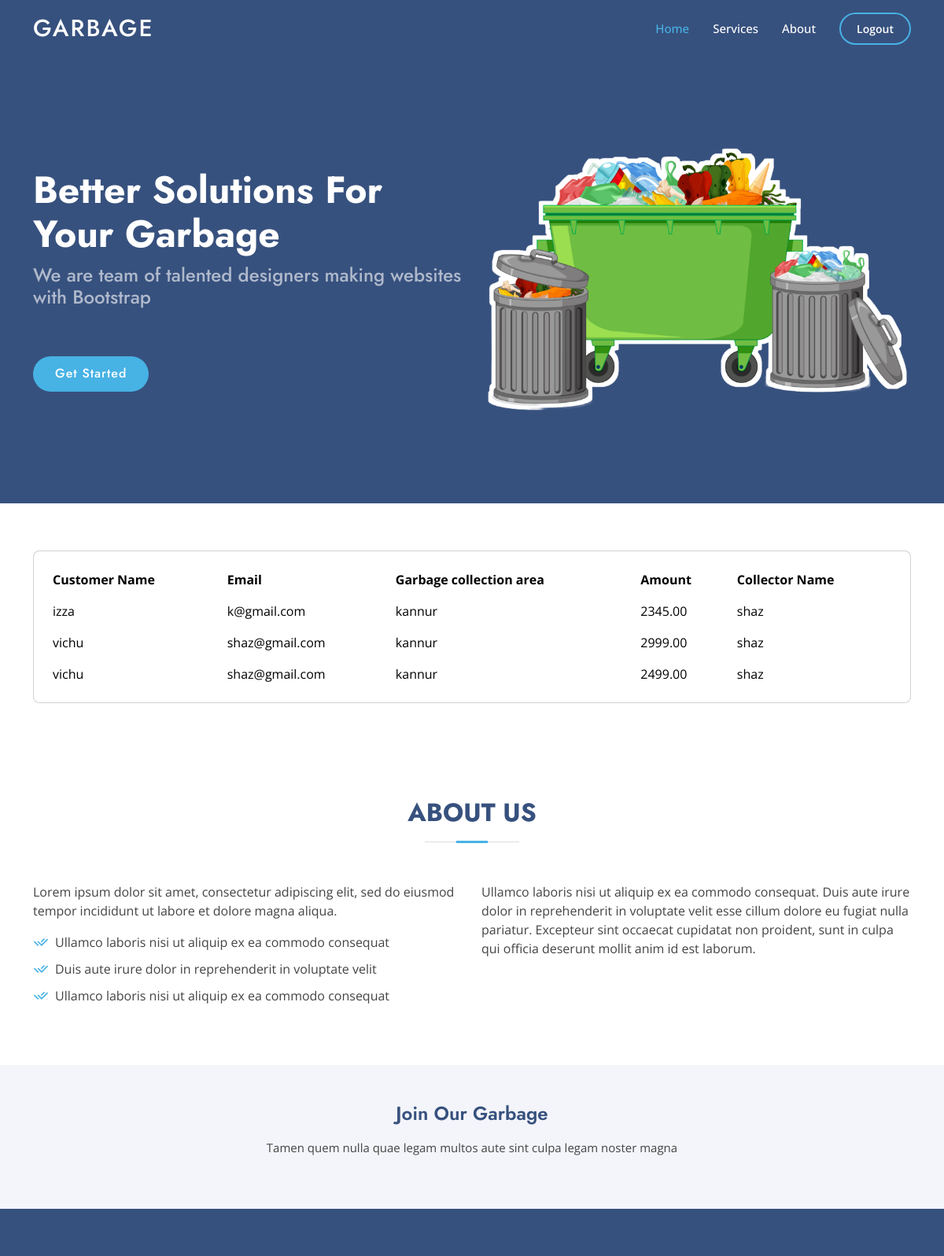
Page /payment/collected/view/ (signed in) on the committed database.
### garbage/models.py (models this page shows, shortened)
class PaymentReport(models.Model):
    customer = models.ForeignKey('Customer', on_delete=models.CASCADE)
    user = models.ForeignKey(CustomUser, on_delete=models.CASCADE, null=True, blank=True, related_name='paymentreport')
    email = models.EmailField()
    garbage_collection_area = models.CharField(max_length=50)
    amount = models.DecimalField(max_digits=10, decimal_places=2)
    collector = models.ForeignKey('GarbageCollector', on_delete=models.CASCADE)

class Customer(models.Model):
    customer_name = models.CharField(max_length=100)
    user = models.ForeignKey(CustomUser, on_delete=models.CASCADE, null=True, blank=True, related_name='customername')
    email = models.EmailField(unique=True)
    address = models.TextField()
    garbage_collection_area = models.CharField(max_length=50)

class GarbageCollector(models.Model):
    user=models.OneToOneField(CustomUser,on_delete=models.CASCADE,null=True,blank=True)
    collector_name = models.CharField(max_length=100)
    email = models.EmailField(unique=True)
    password = models.CharField(max_length=100)
    address = models.TextField()
    garbage_collection_area = models.CharField(max_length=50)
    payment_text = models.TextField()

### garbage/views.py (the view)
# urls.py: path('payment/collected/view/',views.ViewPayment,name='payment-report-view'),
@login_required
def ViewPayment(request):
    view_payment=PaymentReport.objects.all()
    if request.user:
        view_payment_report = PaymentReport.objects.filter(user=request.user)
    context={
        'view_payment':view_payment,
        'view_payment_report':view_payment_report,
    }
    return render(request,'payment_view.html',context)

### templates/payment_view.html (shortened to what this page needs)
{% extends "base.html" %}
{% load static %}
{% block content %}
  <section class="intro">
    <div class="bg-image h-100" style="background-color: #fff;">
      <div class="mask d-flex align-items-center h-100">
        <div class="container">
          <div class="row justify-content-center">
            <div class="col-12">
              <div class="card shadow-2-strong" style="background-color: #fff;">
                <div class="card-body">
                  <div class="table-responsive">
                    <table class="table table-borderless mb-0">
                      <thead>
                        <tr >
                          <th scope="col">Customer Name</th>
                          <th scope="col">Email</th>
                          <th scope="col">Garbage collection area</th>
                          <th scope="col">Amount</th>
                          <th scope="col">Collector Name</th>
                        </tr>
                      </thead>
                      <tbody>
                        {% for comp in view_payment %}
                        <tr>
                            <td>{{ comp.customer.customer_name }}</td>
                            <td>{{ comp.email }}</td>
                            <td>{{ comp.garbage_collection_area }}</td>
                            <td>{{ comp.amount }}</td>
                            <td>{{ comp.collector.collector_name }}</td>
                        </tr>
                    {% endfor %}
                      </tbody>
                    </table>
                  </div>
                </div>
              </div>
            </div>
          </div>
        </div>
      </div>
    </div>
  </section>
{% endblock %}

### templates/base.html (shortened to what this page needs)
{% load static %}
<!DOCTYPE html>
<html lang="en">
<head>
  <link href="{% static 'assets/vendor/aos/aos.css' %}" rel="stylesheet">
  <link href="{% static 'assets/vendor/bootstrap/css/bootstrap.min.css' %}" rel="stylesheet">
  <link href="{% static 'assets/vendor/bootstrap-icons/bootstrap-icons.css' %}" rel="stylesheet">
  <link href="{% static 'assets/vendor/boxicons/css/boxicons.min.css' %}" rel="stylesheet">
  <link href="{% static 'assets/vendor/glightbox/css/glightbox.min.css' %}" rel="stylesheet">
  <link href="{% static 'assets/vendor/remixicon/remixicon.css' %}" rel="stylesheet">
  <link href="{% static 'assets/vendor/swiper/swiper-bundle.min.css' %}" rel="stylesheet">
  <link href="{% static 'assets/css/style.css' %}" rel="stylesheet">
</head>
<body>
  <header id="header" class="fixed-top ">
    <div class="container d-flex align-items-center">
      <h1 class="logo me-auto"><a href="{% url 'index' %}">Garbage</a></h1>
      <nav id="navbar" class="navbar">
        <ul>
          {% if request.user.is_authenticated %}
          <li><a class="nav-link scrollto active" href="{% url 'index' %}">Home</a></li>
          <li><a class="nav-link scrollto" href="#services">Services</a></li>
          <li><a class="nav-link scrollto" href="#about">About</a></li>
          <li><a class="getstarted scrollto" href="{% url 'logout' %}">Logout</a></li>
          {% else %}
          <li><a class="nav-link scrollto" href="#contact">Down</a></li>
          <li><a class="getstarted scrollto" href="{% url 'login' %}">Login</a></li>
          {% endif %}
        </ul>
      </nav>
    </div>
  </header>
  <section id="hero" class="d-flex align-items-center">
    <div class="container">
      <div class="row">
        <div class="col-lg-6 d-flex flex-column justify-content-center pt-4 pt-lg-0 order-2 order-lg-1" data-aos="fade-up" data-aos-delay="200">
          <h1>Better Solutions For Your Garbage</h1>
          <h2>We are team of talented designers making websites with Bootstrap</h2>
          <div class="d-flex justify-content-center justify-content-lg-start">
            <a href="#services" class="btn-get-started scrollto">Get Started</a>
          </div>
        </div>
        <div class="col-lg-6 order-1 order-lg-2 hero-img" data-aos="zoom-in" data-aos-delay="200">
          <img src="{% static 'assets/img/20240118_100720.png' %}" class="img-fluid animated" alt="">
        </div>
      </div>
    </div>
  </section>
  <main id="main">
{% block content %}
{% endblock %}
<section id="about" class="about">
  <div class="container" data-aos="fade-up">
    <div class="section-title">
      <h2>About Us</h2>
    </div>
    <div class="row content">
      <div class="col-lg-6">
        <p>
          Lorem ipsum dolor sit amet, consectetur adipiscing elit, sed do eiusmod tempor incididunt ut labore et dolore
          magna aliqua.
        </p>
        <ul>
          <li><i class="ri-check-double-line"></i> Ullamco laboris nisi ut aliquip ex ea commodo consequat</li>
          <li><i class="ri-check-double-line"></i> Duis aute irure dolor in reprehenderit in voluptate velit</li>
          <li><i class="ri-check-double-line"></i> Ullamco laboris nisi ut aliquip ex ea commodo consequat</li>
        </ul>
      </div>
      <div class="col-lg-6 pt-4 pt-lg-0">
        <p>
          Ullamco laboris nisi ut aliquip ex ea commodo consequat. Duis aute irure dolor in reprehenderit in voluptate
          velit esse cillum dolore eu fugiat nulla pariatur. Excepteur sint occaecat cupidatat non proident, sunt in
          culpa qui officia deserunt mollit anim id est laborum.
        </p>
      </div>
    </div>
  </div>
</section>
</main>
<footer id="footer">
  <div class="footer-newsletter">
    <div class="container">
      <div class="row justify-content-center">
        <div class="col-lg-6">
          <h4>Join Our Garbage</h4>
          <p>Tamen quem nulla quae legam multos aute sint culpa legam noster magna</p>
        </div>
      </div>
    </div>
  </div>
  <div class="container footer-bottom clearfix">
  </div>
</footer>
</body>
</html>

### static/assets/css/style.css (style rules this page uses)
body { font-family: "Open Sans", sans-serif; color: #444444; }
a { color: #47b2e4; text-decoration: none; }
h1, h2, h3, h4, h5, h6 { font-family: "Jost", sans-serif; }
#header { transition: all 0.5s; z-index: 997; padding: 15px 0; }
#header .logo { font-size: 30px; margin: 0; padding: 0; line-height: 1; font-weight: 500; letter-spacing: 2px; text-transform: uppercase; }
#header .logo a { color: #fff; }
.navbar { padding: 0; }
.navbar ul { margin: 0; padding: 0; display: flex; list-style: none; align-items: center; }
.navbar li { position: relative; }
.navbar a, .navbar a:focus { display: flex; align-items: center; justify-content: space-between; padding: 10px 0 10px 30px; font-size: 15px; font-weight: 500; color: #fff; white-space: nowrap; transition: 0.3s; }
.navbar a:hover, .navbar .active, .navbar .active:focus, .navbar li:hover>a { color: #47b2e4; }
.navbar .getstarted, .navbar .getstarted:focus { padding: 8px 20px; margin-left: 30px; border-radius: 50px; color: #fff; font-size: 14px; border: 2px solid #47b2e4; font-weight: 600; }
#hero { width: 100%; height: 80vh; background: #37517e; }
#hero .container { padding-top: 72px; }
#hero h1 { margin: 0 0 10px 0; font-size: 48px; font-weight: 700; line-height: 56px; color: #fff; }
#hero h2 { color: rgba(255, 255, 255, 0.6); margin-bottom: 50px; font-size: 24px; }
#hero .btn-get-started { font-family: "Jost", sans-serif; font-weight: 500; font-size: 16px; letter-spacing: 1px; display: inline-block; padding: 10px 28px 11px 28px; border-radius: 50px; transition: 0.5s; margin: 10px 0 0 0; color: #fff; background: #47b2e4; }
#hero .animated { animation: up-down 2s ease-in-out infinite alternate-reverse both; }
section { padding: 60px 0; overflow: hidden; }
.section-title { text-align: center; padding-bottom: 30px; }
.section-title h2 { font-size: 32px; font-weight: bold; text-transform: uppercase; margin-bottom: 20px; padding-bottom: 20px; position: relative; color: #37517e; }
.section-title h2::before { content: ""; position: absolute; display: block; width: 120px; height: 1px; background: #ddd; bottom: 1px; left: calc(50% - 60px); }
.section-title h2::after { content: ""; position: absolute; display: block; width: 40px; height: 3px; background: #47b2e4; bottom: 0; left: calc(50% - 20px); }
.about .content ul { list-style: none; padding: 0; }
.about .content ul li { padding-left: 28px; position: relative; }
.about .content ul li+li { margin-top: 10px; }
.about .content ul i { position: absolute; left: 0; top: 2px; font-size: 20px; color: #47b2e4; line-height: 1; }
.about .content p:last-child { margin-bottom: 0; }
#footer { font-size: 14px; background: #37517e; }
#footer .footer-newsletter { padding: 50px 0; background: #f3f5fa; text-align: center; font-size: 15px; color: #444444; }
#footer .footer-newsletter h4 { font-size: 24px; margin: 0 0 20px 0; padding: 0; line-height: 1; font-weight: 600; color: #37517e; }
#footer .footer-bottom { padding-top: 30px; padding-bottom: 30px; color: #fff; }

### templates/payment_view.html (style rules this page uses)
body, .intro { height: 100%; }
table td, table th { text-overflow: ellipsis; white-space: nowrap; overflow: hidden; }
.card { border-radius: .5rem; }

### rows in the picture
PaymentReport: customer.customer_name "izza", email "k@gmail.com", garbage_collection_area "kannur", amount "2345.00", collector.collector_name "shaz"
PaymentReport: customer.customer_name "vichu", email "shaz@gmail.com", garbage_collection_area "kannur", amount "2999.00", collector.collector_name "shaz"
PaymentReport: customer.customer_name "vichu", email "shaz@gmail.com", garbage_collection_area "kannur", amount "2499.00", collector.collector_name "shaz"
